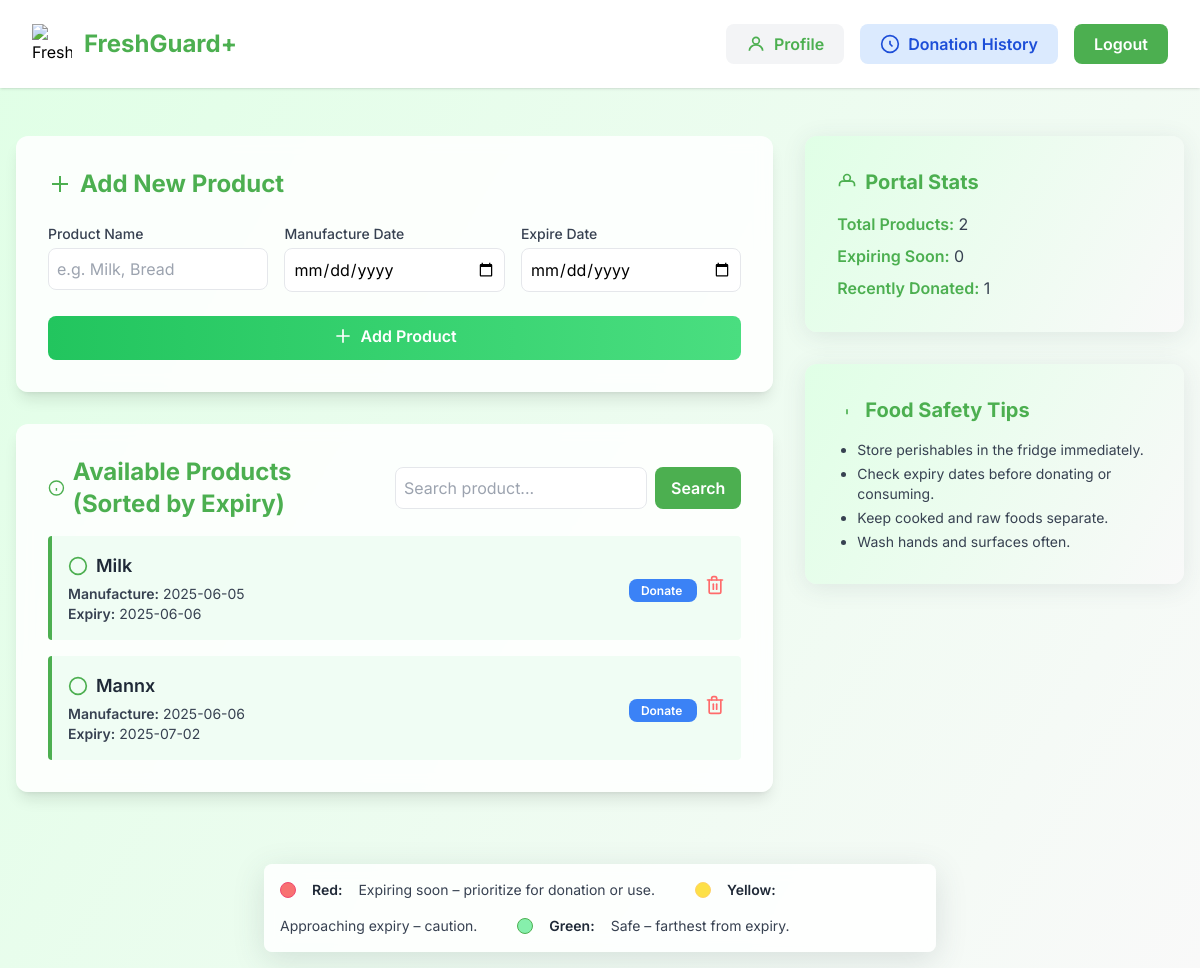
The app's page /donation-portal-dashboard/ (signed in), older data.
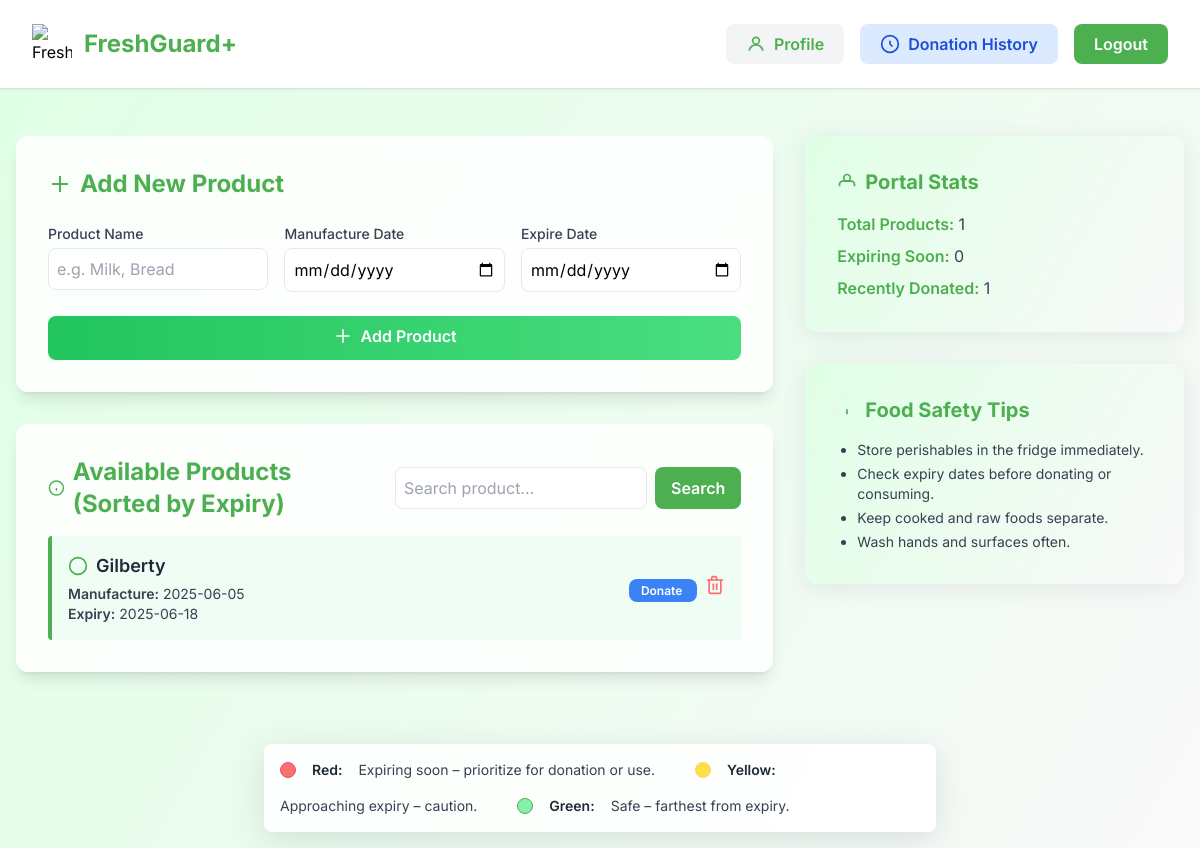
The same page, newer data.
### core/models.py (models this page shows, shortened)
class Product(models.Model):
    user = models.ForeignKey(CustomUser, on_delete=models.CASCADE, related_name='products', null=True, blank=True)
    name = models.CharField(max_length=200)
    manufacture_date = models.DateField()
    expire_date = models.DateField()
    status = models.CharField(max_length=20, choices=[
        ('Available', 'Available'),
        ('Donated', 'Donated'),
        ('Thrown', 'Thrown'),
    ], default='Available')
    created_at = models.DateTimeField(default=timezone.now)
    updated_at = models.DateTimeField(auto_now=True)

### core/views.py (the view)
# urls.py: path('donation-portal-dashboard/', views.donation_portal_dashboard, name='core-donation_portal_dashboard'),
@login_required
def donation_portal_dashboard(request):
    search_query = request.GET.get('search', '')
    if search_query:
        products = Product.objects.filter(
            user=request.user,
            name__icontains=search_query,
            status='Available'
        ).order_by('expire_date')
    else:
        products = Product.objects.filter(
            user=request.user,
            status='Available'
        ).order_by('expire_date')
    total_products = products.count()
    third = total_products // 3
    red_end = third
    yellow_end = third * 2
    expiring_soon_count = red_end
    last_week = timezone.now() - timedelta(days=7)
    donation_count = Donation.objects.filter(
        user=request.user,
        created_at__gte=last_week
    ).count()
    context = {
        'products': products,
        'red_end': red_end,
        'yellow_end': yellow_end,
        'expiring_soon_count': expiring_soon_count,
        'donation_count': donation_count,
    }
    return render(request, 'core/donation_portal_dashboard.html', context)

### core/templates/core/donation_portal_dashboard.html (shortened to what this page needs)
<!DOCTYPE html>
<html lang="en" class="bg-gray-50">
  <head>
    <script src="https://cdn.tailwindcss.com"></script>
  </head>
  <body class="font-sans antialiased min-h-screen dashboard-bg">
    <div class="flex items-center justify-between px-8 py-6 bg-white shadow">
      <div class="flex items-center space-x-3">
        <a
          href="{% url 'core-dashboard' %}"
          class="flex items-center space-x-3"
        >
          <img
            src="https://img.icons8.com/color/48/000000/cutting-board.png"
            alt="FreshGuard+"
            class="w-10 h-10"
          />
          <span class="text-2xl font-bold text-primary">FreshGuard+</span>
        </a>
      </div>
      <div class="flex items-center space-x-4">
        <a
          href="{% url 'core-profile' %}"
          class="bg-gray-100 text-primary px-5 py-2 rounded-lg font-semibold hover:bg-gray-200 transition flex items-center"
          title="Profile"
        >
          <svg class="w-5 h-5 mr-2" fill="none" stroke="currentColor" stroke-width="2" viewBox="0 0 24 24">
            <circle cx="12" cy="8" r="4"/>
            <path d="M4 20c0-4 4-7 8-7s8 3 8 7"/>
          </svg>
          Profile
        </a>
        <a
          href="{% url 'donation-history' %}"
          class="bg-blue-100 text-blue-700 px-5 py-2 rounded-lg font-semibold hover:bg-blue-200 transition flex items-center"
          title="Donation History"
        >
          <svg class="w-5 h-5 mr-2" fill="none" stroke="currentColor" stroke-width="2" viewBox="0 0 24 24">
            <path d="M12 8v4l3 3"></path>
            <circle cx="12" cy="12" r="10"></circle>
          </svg>
          Donation History
        </a>
        <a
          href="{% url 'core-logout' %}"
          class="bg-primary text-white px-5 py-2 rounded-lg font-semibold hover:bg-green-600 transition"
        >
          Logout
        </a>
      </div>
    </div>
    <div class="max-w-7xl mx-auto py-12 px-4 flex flex-col md:flex-row gap-8 fade-in">
      <div class="md:w-2/3 space-y-8">
        <div class="glass rounded-xl shadow-lg p-8 mb-6">
          <h2 class="text-2xl font-bold text-primary mb-4 flex items-center gap-2">
            <svg class="w-6 h-6 text-primary" fill="none" stroke="currentColor" stroke-width="2" viewBox="0 0 24 24">
              <path d="M12 4v16m8-8H4"></path>
            </svg>
            Add New Product
          </h2>
          <form class="space-y-6" method="POST" action="{% url 'add-product' %}">
            <div class="grid grid-cols-1 md:grid-cols-3 gap-4">
              <div>
                <label class="block text-sm font-medium text-gray-700 mb-1">Product Name</label>
                <input
                  type="text"
                  name="name"
                  class="w-full p-2 border border-gray-200 rounded-lg focus:ring-primary focus:border-primary outline-none"
                  placeholder="e.g. Milk, Bread"
                  required
                />
              </div>
              <div>
                <label class="block text-sm font-medium text-gray-700 mb-1">Manufacture Date</label>
                <input
                  type="date"
                  name="manufacture_date"
                  class="w-full p-2 border border-gray-200 rounded-lg focus:ring-primary focus:border-primary outline-none"
                  required
                />
              </div>
              <div>
                <label class="block text-sm font-medium text-gray-700 mb-1">Expire Date</label>
                <input
                  type="date"
                  name="expire_date"
                  class="w-full p-2 border border-gray-200 rounded-lg focus:ring-primary focus:border-primary outline-none"
                  required
                />
              </div>
            </div>
            <button
              type="submit"
              class="w-full bg-gradient-to-r from-green-500 to-green-400 text-white rounded-lg py-2 font-semibold hover:from-green-600 hover:to-green-500 transition"
            >
              <span class="inline-flex items-center gap-2">
                <svg class="w-5 h-5" fill="none" stroke="currentColor" stroke-width="2" viewBox="0 0 24 24">
                  <path d="M12 4v16m8-8H4"></path>
                </svg>
                Add Product
              </span>
            </button>
          </form>
        </div>
        <div class="glass rounded-xl shadow-lg p-8">
          <div class="flex flex-col md:flex-row md:items-center md:justify-between mb-4 gap-4">
            <h2 class="text-2xl font-bold text-primary flex items-center gap-2">
              <svg class="w-6 h-6 text-primary" fill="none" stroke="currentColor" stroke-width="2" viewBox="0 0 24 24">
                <circle cx="12" cy="12" r="10" />
                <path d="M12 16v-4M12 8h.01" />
              </svg>
              Available Products (Sorted by Expiry)
            </h2>
            <form method="get" class="flex gap-2">
              <input
                type="text"
                name="search"
                class="p-2 border border-gray-200 rounded-lg focus:ring-primary focus:border-primary outline-none"
                placeholder="Search product..."
                value="{{ request.GET.search }}"
              />
              <button
                type="submit"
                class="bg-primary text-white px-4 py-2 rounded-lg font-semibold hover:bg-green-600 transition"
              >
                Search
              </button>
            </form>
          </div>
          {% if products %}
          <ul class="space-y-4">
            {% for product in products %}
            <li
              class="p-4 rounded flex justify-between items-center transition-all duration-200
                {% if forloop.counter0 < red_end %}bg-red-50 border-l-4 border-risky
                {% elif forloop.counter0 < yellow_end %}bg-yellow-50 border-l-4 border-caution
                {% else %}bg-green-50 border-l-4 border-safe{% endif %}"
            >
              <div>
                <div class="font-semibold text-gray-800 text-lg flex items-center gap-2">
                  <svg class="w-5 h-5 text-primary" fill="none" stroke="currentColor" stroke-width="2" viewBox="0 0 24 24">
                    <circle cx="12" cy="12" r="10" />
                  </svg>
                  {{ product.name }}
                </div>
                <div class="text-gray-700 text-sm mt-1">
                  <span class="font-semibold">Manufacture:</span> {{ product.manufacture_date|date:"Y-m-d" }}<br />
                  <span class="font-semibold">Expiry:</span> {{ product.expire_date|date:"Y-m-d" }}
                </div>
              </div>
              <div>
                <a
                  href="{% url 'donation-details' product.id %}"
                  class="bg-blue-500 text-white px-3 py-1 rounded-lg font-semibold hover:bg-blue-600 transition text-xs"
                >
                  Donate
                </a>
                <form method="post" action="{% url 'delete-product' product.id %}" class="inline-block ml-2" onsubmit="return confirm('Are you sure you want to delete this product?');">
                  <button type="submit" title="Delete" class="inline-flex items-center justify-center text-danger hover:text-red-700 transition">
                  </button>
                </form>
              </div>
            </li>
            {% endfor %}
          </ul>
          {% else %}
          <p class="text-gray-600">No products available.</p>
          {% endif %}
        </div>
      </div>
      <div class="md:w-1/3 space-y-8">
        <div class="stat-card rounded-xl p-8">
          <h2 class="text-xl font-bold text-primary mb-4 flex items-center gap-2">
            <svg class="w-5 h-5 text-primary" fill="none" stroke="currentColor" stroke-width="2" viewBox="0 0 24 24">
              <path d="M3 17v-2a4 4 0 014-4h10a4 4 0 014 4v2"></path>
              <circle cx="12" cy="7" r="4"></circle>
            </svg>
            Portal Stats
          </h2>
          <ul class="space-y-2 text-gray-700">
            <li>
              <span class="font-semibold text-primary">Total Products:</span>
              <span>{{ products|length }}</span>
            </li>
            <li>
              <span class="font-semibold text-primary">Expiring Soon:</span>
              <span>
                {% if products %} {{ red_end }} {% else %} 0 {% endif %}
              </span>
            </li>
            <li>
              <span class="font-semibold text-primary">Recently Donated:</span>
              <span>{{ donation_count }}</span>
            </li>
          </ul>
        </div>
        <div class="stat-card rounded-xl p-8">
          <h2 class="text-xl font-bold text-primary mb-4 flex items-center gap-2">
            <svg class="w-5 h-5 text-primary" fill="none" stroke="currentColor" stroke-width="2" viewBox="0 0 24 24">
              <path d="M13 16h-1v-4h-1m1-4h.01"></path>
            </svg>
            Food Safety Tips
          </h2>
          <ul class="list-disc pl-5 text-gray-700 text-sm space-y-1">
            <li>Store perishables in the fridge immediately.</li>
            <li>Check expiry dates before donating or consuming.</li>
            <li>Keep cooked and raw foods separate.</li>
            <li>Wash hands and surfaces often.</li>
          </ul>
        </div>
      </div>
    </div>
    <div class="max-w-2xl mx-auto mt-6 mb-4">
      <div class="glass rounded-lg p-4 flex flex-wrap items-center gap-4">
        <span class="inline-block w-4 h-4 rounded-full bg-red-400 border border-risky"></span>
        <span class="text-gray-800 text-sm font-semibold">Red:</span>
        <span class="text-gray-700 text-sm">Expiring soon – prioritize for donation or use.</span>
        <span class="inline-block w-4 h-4 rounded-full bg-yellow-300 border border-caution ml-6"></span>
        <span class="text-gray-800 text-sm font-semibold">Yellow:</span>
        <span class="text-gray-700 text-sm">Approaching expiry – caution.</span>
        <span class="inline-block w-4 h-4 rounded-full bg-green-300 border border-safe ml-6"></span>
        <span class="text-gray-800 text-sm font-semibold">Green:</span>
        <span class="text-gray-700 text-sm">Safe – farthest from expiry.</span>
      </div>
    </div>
  </body>
</html>

### core/templates/core/donation_portal_dashboard.html (style rules this page uses)
.dashboard-bg { background: linear-gradient(120deg, #e0ffe6 0%, #f9f9f9 100%); }
.glass { background: rgba(255, 255, 255, 0.85); backdrop-filter: blur(8px); box-shadow: 0 8px 32px 0 rgba(60, 72, 88, 0.15); }
.stat-card { background: linear-gradient(120deg, #e0ffe6 0%, #f9f9f9 100%); box-shadow: 0 4px 24px 0 rgba(60, 72, 88, 0.10); }
.fade-in { animation: fadeIn 0.7s; }

Row changes from the older to the newer data that the page shows:
removed Product: name "Milk", manufacture_date "2025-06-05", expire_date "2025-06-06"
removed Product: name "Mannx", manufacture_date "2025-06-06", expire_date "2025-07-02"
added Product: name "Gilberty", manufacture_date "2025-06-05", expire_date "2025-06-18"
Text that changed along with them:
{{ products|length }}: "2" → "1"
